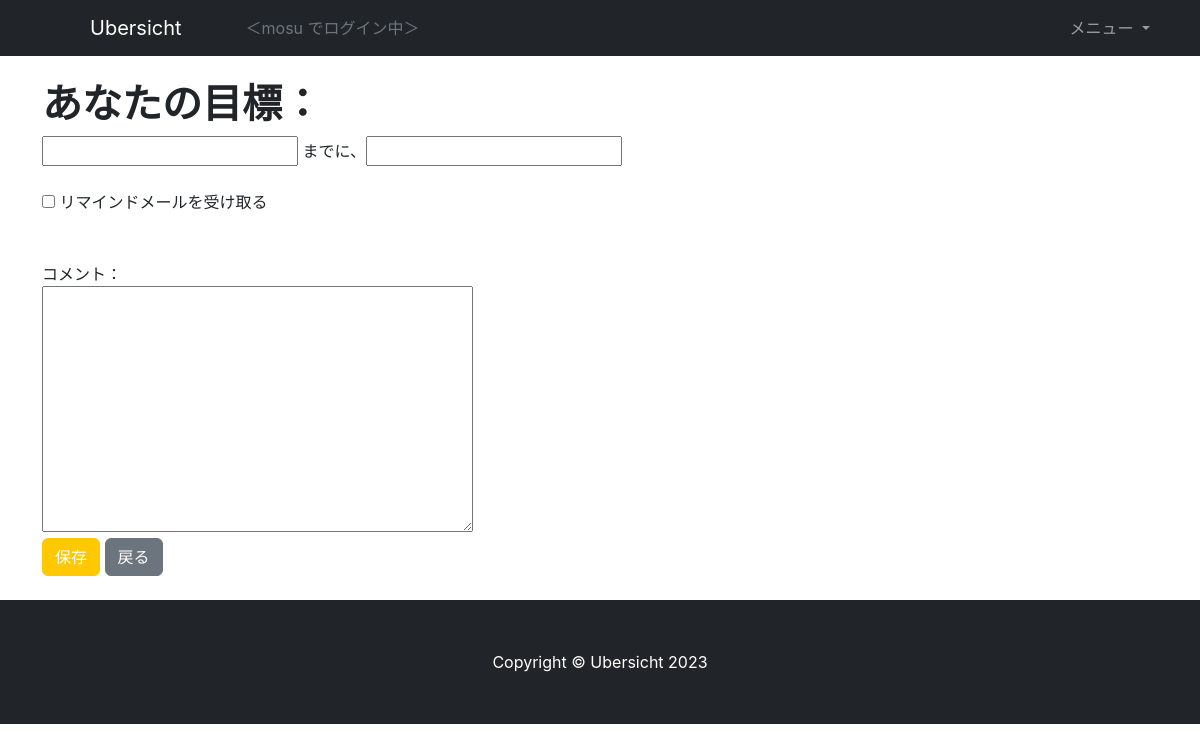
The page /goal_config/ (signed in) on the database as committed earlier.
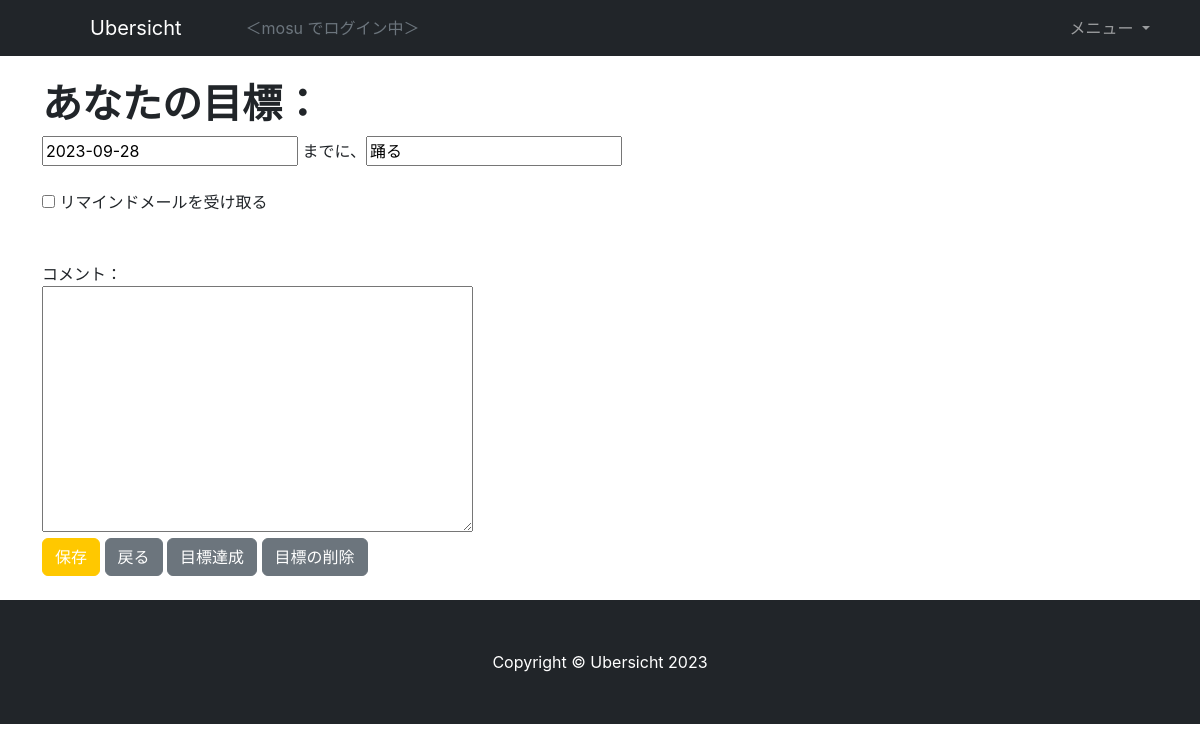
The same page on the database as committed later.
### accounts/models.py (models this page shows)
class CustomUser(AbstractUser):
    dream = models.TextField(verbose_name="なりたい自分", max_length=200, blank=True, null=True)

### todo/models.py (models this page shows, shortened)
class Goals(models.Model):
    user = models.ForeignKey(CustomUser, on_delete=models.CASCADE)
    subject = models.CharField(verbose_name='目標', max_length=50)
    from_date = models.DateField(verbose_name='作成日', auto_now_add=True)
    until_date = models.DateField(verbose_name='期日', null=True, blank=True)
    remind_at = models.TimeField(verbose_name='リマインド時間', null=True, blank=True)
    memo = models.TextField(verbose_name='メモ', null=True, blank=True)
    is_completed = models.BooleanField(verbose_name='完了', default=False)

### todo/views.py (the view, shortened to what this page needs)
# urls.py: path('goal_config/', GoalConfigView.as_view(), name='goal_config'),
@method_decorator(login_required, name='dispatch')
class GoalConfigView(UpdateView):
    template_name = 'goal_config.html'
    form_class = forms.GoalsForm
    success_url = reverse_lazy('todo:main')
    def get_object(self, queryset=None):
        active_goal = Goals.objects.filter(user=self.request.user, is_completed=False)
        if active_goal.exists():
            return active_goal[0]
        else:
            return Goals()
    def get_context_data(self, **kwargs: Any) -> Dict[str, Any]:
        context = super().get_context_data(**kwargs)
        active_goal = Goals.objects.filter(user=self.request.user, is_completed=False)
        context['update'] = active_goal.exists()
        return context

### todo/forms.py
class GoalsForm(ModelForm):
    class Meta:
        model = Goals
        fields = ['subject', 'until_date', 'remind_at', 'memo']

### todo/templates/goal_config.html (shortened to what this page needs)
{% extends 'base.html' %}
{% block content %}
<div class="container">
    <div class="row">
        <div class="col py-4">
            <h1>あなたの目標：</h1>
            <form action="" method="post">
                {{ form.until_date }} までに、{{ form.subject }} <br><br>
                <input type="checkbox" name="" id="checkbox_1">
                <label for="checkbox_1">リマインドメールを受け取る</label><br>
                 <br><br>
                コメント：<br>
                {{ form.memo }} <br>
                <button type="submit" class="btn btn-primary">保存</button>
                <a href="{% url 'todo:main' %}" class="btn btn-secondary">戻る</a>
                {% if update %}
                <a href="{% url 'todo:goal_achieved' %}" class="btn btn-secondary">目標達成</a>
                <a href="{% url 'todo:goal_delete' %}" class="btn btn-secondary">目標の削除</a>
                {% endif %}
            </form>
        </div>
    </div>
</div>
{% endblock content %}

### todo/templates/base.html (shortened to what this page needs)
{% load static %}
<!DOCTYPE html>
<html lang="ja">
    <head>
        <link href="{% static 'css/styles.css' %}" rel="stylesheet" />
    </head>
    <body>
        <nav class="navbar navbar-expand-md navbar-dark bg-dark">
            <div class="container">
                <a class="navbar-brand px-5" href="#">Ubersicht</a>
                <div class="collapse navbar-collapse" id="navbarSupportedContent">
                    {% if user.is_authenticated %}
                    <div class="text-muted justify-content-end">
                        ＜{{ user.username }} でログイン中＞
                    </div>
                    {% endif %}
                    <ul class="navbar-nav ms-auto">
                        <li class="nav-item dropdown">
                        <a class="nav-link dropdown-toggle" href="#" id="navbarDropdown" role="button" data-bs-toggle="dropdown" aria-haspopup="true" aria-expanded="false">
                            メニュー
                        </a>
                        </li>
                    </ul>
                </div>
            </div>
        </nav>
        {% block content %}{% endblock content %}
        <footer class="py-5 bg-dark">
            <div class="container px-4 px-lg-5"><p class="m-0 text-center text-white">Copyright &copy; Ubersicht 2023</p></div>
        </footer>
    </body>
</html>

Rows that differ between the two databases and show on the page:
added Goals: until_date "2023-09-28", subject "踊る"
Other text that changed with them:
text now shown: "目標達成 目標の削除"
